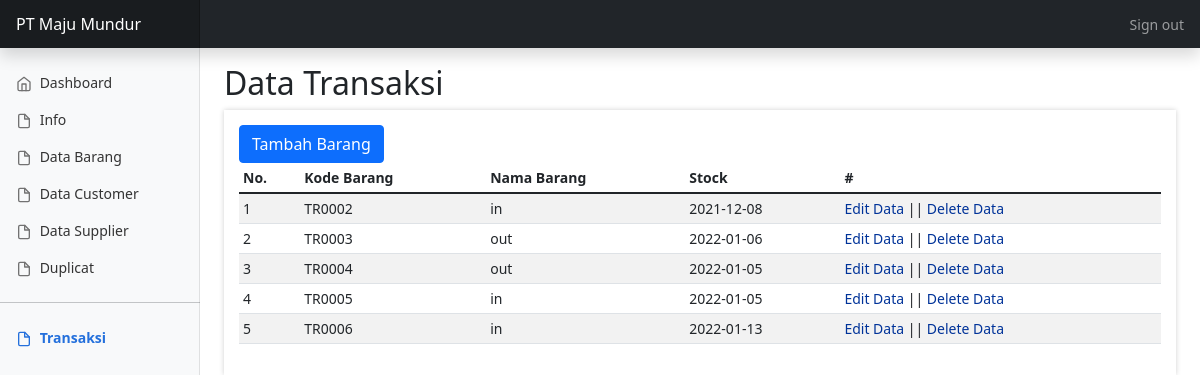
/index.php/transaksi, run on the app's committed database.
### tables this page shows
CREATE TABLE `transaksi_h` (
  `id_trans` varchar(10) NOT NULL,
  `periode` varchar(6) NOT NULL,
  `jns_trans` char(4) DEFAULT NULL,
  `tgl_trans` date DEFAULT NULL,
  `ref_id` varchar(10) DEFAULT NULL,
  `crtby` varchar(30) DEFAULT NULL,
  `supplier_id` varchar(30) DEFAULT NULL,
  `customer_id` varchar(30) DEFAULT NULL
);

### application/controllers/Transaksi.php (called while the page is built, shortened)
<?php
class transaksi extends CI_Controller
{
	function __construct()
	{
		$this->load->model('Master', 'ms');
	}
	public function index()
	{
		$data = [
			"base" => base_url(),
			"menu" => "transaksi",
			"page" => "page/master/transaksi/data"
		];
		$data["transaksi"] = $this->ms->getAll('transaksi_h')->result();
		$this->load->view('layout/layout', $data);
	}
}

### index.php (called while the page is built, shortened)
<?php
require_once BASEPATH . 'core/CodeIgniter.php';

### application/models/Master.php (called while the page is built, shortened)
<?php
class Master extends CI_Model
{
    function getAll($table)
    {
        $query = "SELECT * FROM $table ";
        return $this->db->query($query);
    }
}

### application/views/page/master/transaksi/data.php (the view, shortened to what this page needs)
<main class="col-md-9 ms-sm-auto col-lg-10 px-md-4 pt-3">
	<h2>Data Transaksi</h2>
	<div id="container">
		<a class="btn btn-primary " href="<?= $base ?>transaksi/add">Tambah Barang</a>
		<div class="table-responsive">
			<table class="table table-striped table-sm">
				<thead>
					<tr>
						<th scope="col">No.</th>
						<th scope="col">Kode Barang</th>
						<th scope="col">Nama Barang</th>
						<th scope="col">Stock</th>
						<th scope="col">#</th>
					</tr>
				</thead>
				<tbody>
                <?php
					$no = 1;
					foreach ($transaksi as $vdata) :
					?>
						<tr>
							<td>
								<?php echo $no++; ?>
							</td>
							<td>
								<?php echo $vdata->id_trans; ?>
							</td>
							<td>
								<?php echo $vdata->jns_trans; ?>
							</td>
							<td>
								<?php echo $vdata->tgl_trans; ?>
							</td>
							<td>
								<a href="<?php echo $base; ?>transaksi/
								edit/<?php echo $vdata->id_trans ?>">
									Edit Data
								</a>||
								<a href="<?php echo $base; ?>transaksi/
								delete/<?php echo $vdata->id_trans ?>">
									Delete Data
								</a>
							</td>
						</tr>
						<?php endforeach ?>
				</tbody>
			</table>
		</div>
	</div>
</main>

### application/views/layout/layout.php (shortened to what this page needs)
<!doctype html>
<html lang="en">
<head>
    <link href="<?= $base ?>assets/dist/css/bootstrap.min.css" rel="stylesheet">
    <link href="<?= $base ?>assets/css/dashboard.css" rel="stylesheet">
</head>
<body>
    <?php $this->load->view('layout/header') ?>
    <div class="container-fluid">
        <div class="row">
            <?php $this->load->view('layout/sidebar') ?>
            <?php $this->load->view($page) ?>
        </div>
    </div>
</body>
</html>

### application/views/layout/header.php (shortened to what this page needs)
<header class="navbar navbar-dark sticky-top bg-dark flex-md-nowrap p-0 shadow">
    <a class="navbar-brand col-md-3 col-lg-2 me-0 px-3" href="#">PT Maju Mundur</a>
    <div class="navbar-nav">
        <div class="nav-item text-nowrap">
            <a class="nav-link px-3" href="logout.php">Sign out</a>
        </div>
    </div>
</header>

### application/views/layout/sidebar.php (shortened to what this page needs)
<nav id="sidebarMenu" class="col-md-3 col-lg-2 d-md-block bg-light sidebar collapse">
    <div class="position-sticky pt-3">
        <ul class="nav flex-column">
            <li class="nav-item">
                <a class="nav-link <?php if ($menu == "dash") { ?> active fw-bold<?php } ?>" aria-current="page" href="<?= $base; ?>">
                    <span data-feather="home"></span>
                    Dashboard
                </a>
            </li>
            <li class="nav-item">
                <a class="nav-link <?php if ($menu == "info") { ?> active  fw-bold<?php } ?>" href="<?= $base; ?>info">
                    <span data-feather="file"></span>
                    Info
                </a>
            </li>
            <li class="nav-item">
                <a class="nav-link <?php if ($menu == "barang") { ?> active  fw-bold<?php } ?>" href="<?= $base; ?>databarang">
                    <span data-feather="file"></span>
                    Data Barang
                </a>
            </li>
            <li class="nav-item">
                <a class="nav-link <?php if ($menu == "customer") { ?> active  fw-bold<?php } ?>" href="<?= $base; ?>datacustomer">
                    <span data-feather="file"></span>
                    Data Customer
                </a>
            </li>
            <li class="nav-item">
                <a class="nav-link <?php if ($menu == "supplier") { ?> active  fw-bold<?php } ?>" href="<?= $base; ?>datasupplier">
                    <span data-feather="file"></span>
                    Data Supplier
                </a>
            </li>
            <li class="nav-item">
                <a class="nav-link" href="form_barang">
                    <span data-feather="file"></span>
                    Duplicat
                </a>
            </li>
            <hr>
            <li class="nav-item">
                <a class="nav-link<?php if ($menu == "transaksi") { ?> active  fw-bold<?php } ?>" href="<?= $base; ?>transaksi">
                    <span data-feather="file"></span>
                    Transaksi
                </a>
            </li>
        </ul>
    </div>
</nav>

### assets/css/dashboard.css (style rules this page uses)
body { font-size: .875rem; }
.feather { width: 16px; height: 16px; vertical-align: text-bottom; }
.sidebar { position: fixed; top: 0; bottom: 0; left: 0; z-index: 100; padding: 48px 0 0; box-shadow: inset -1px 0 0 rgba(0, 0, 0, .1); }
.sidebar .nav-link { font-weight: 500; color: #333; }
.sidebar .nav-link .feather { margin-right: 4px; color: #727272; }
.sidebar .nav-link.active { color: #2470dc; }
.sidebar .nav-link:hover .feather, .sidebar .nav-link.active .feather { color: inherit; }
.navbar-brand { padding-top: .75rem; padding-bottom: .75rem; font-size: 1rem; background-color: rgba(0, 0, 0, .25); box-shadow: inset -1px 0 0 rgba(0, 0, 0, .25); }

### application/views/page/master/transaksi/data.php (style rules this page uses)
a { color: #003399; background-color: transparent; font-weight: normal; text-decoration: none; }
#container { box-shadow: 0 0 5px #D0D0D0; padding: 15px; }

### data on the page
transaksi_h: id_trans "TR0002", jns_trans "in", tgl_trans "2021-12-08"
transaksi_h: id_trans "TR0003", jns_trans "out", tgl_trans "2022-01-06"
transaksi_h: id_trans "TR0004", jns_trans "out", tgl_trans "2022-01-05"
transaksi_h: id_trans "TR0005", jns_trans "in", tgl_trans "2022-01-05"
transaksi_h: id_trans "TR0006", jns_trans "in", tgl_trans "2022-01-13"
